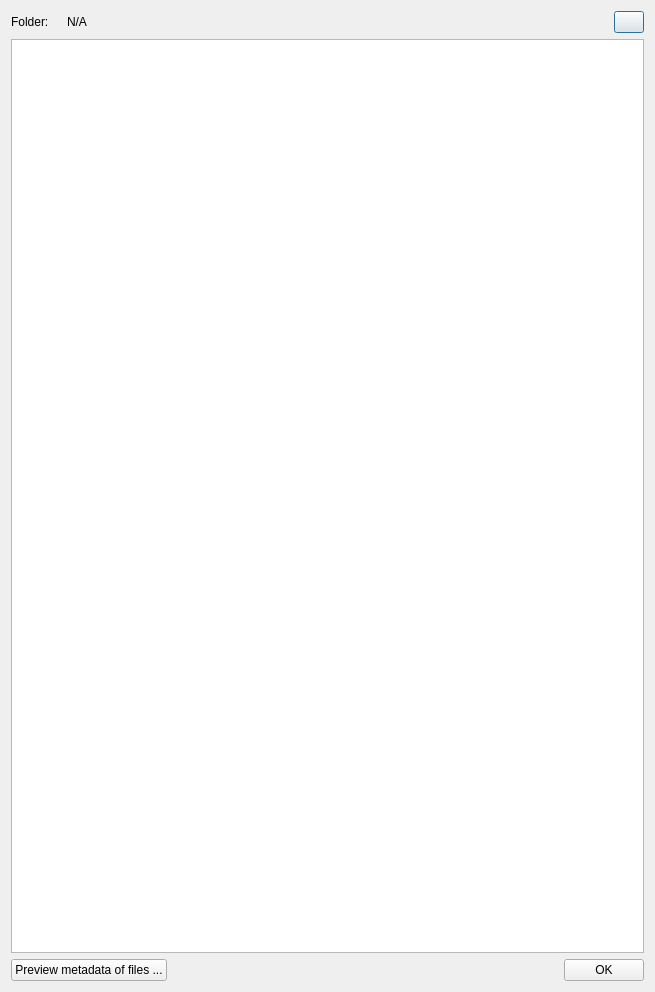
<?xml version="1.0" encoding="UTF-8"?>
<ui version="4.0">
 <class>Dialog</class>
 <widget class="QDialog" name="Dialog">
  <property name="geometry">
   <rect>
    <x>0</x>
    <y>0</y>
    <width>655</width>
    <height>992</height>
   </rect>
  </property>
  <property name="windowTitle">
   <string>Dialog</string>
  </property>
  <layout class="QVBoxLayout" name="verticalLayout">
   <item>
    <layout class="QHBoxLayout" name="horizontalLayout">
     <item>
      <widget class="QLabel" name="label">
       <property name="maximumSize">
        <size>
         <width>50</width>
         <height>16777215</height>
        </size>
       </property>
       <property name="text">
        <string>Folder:</string>
       </property>
      </widget>
     </item>
     <item>
      <widget class="QLabel" name="folder_label">
       <property name="text">
        <string>N/A</string>
       </property>
      </widget>
     </item>
     <item>
      <widget class="QPushButton" name="refresh_pushButton">
       <property name="minimumSize">
        <size>
         <width>30</width>
         <height>0</height>
        </size>
       </property>
       <property name="maximumSize">
        <size>
         <width>30</width>
         <height>16777215</height>
        </size>
       </property>
       <property name="text">
        <string/>
       </property>
      </widget>
     </item>
    </layout>
   </item>
   <item>
    <widget class="QTextEdit" name="log_textEdit"/>
   </item>
   <item>
    <layout class="QHBoxLayout" name="horizontalLayout_2">
     <item>
      <widget class="QPushButton" name="preview_metadata_pushButton">
       <property name="text">
        <string>Preview metadata of files ...</string>
       </property>
      </widget>
     </item>
     <item>
      <spacer name="horizontalSpacer">
       <property name="orientation">
        <enum>Qt::Horizontal</enum>
       </property>
       <property name="sizeHint" stdset="0">
        <size>
         <width>40</width>
         <height>20</height>
        </size>
       </property>
      </spacer>
     </item>
     <item>
      <widget class="QPushButton" name="pushButton">
       <property name="text">
        <string>OK</string>
       </property>
      </widget>
     </item>
    </layout>
   </item>
  </layout>
 </widget>
 <resources/>
 <connections>
  <connection>
   <sender>pushButton</sender>
   <signal>clicked()</signal>
   <receiver>Dialog</receiver>
   <slot>ok_pushed()</slot>
   <hints>
    <hint type="sourcelabel">
     <x>595</x>
     <y>961</y>
    </hint>
    <hint type="destinationlabel">
     <x>425</x>
     <y>951</y>
    </hint>
   </hints>
  </connection>
  <connection>
   <sender>refresh_pushButton</sender>
   <signal>clicked()</signal>
   <receiver>Dialog</receiver>
   <slot>refresh_pushButton_pressed()</slot>
   <hints>
    <hint type="sourcelabel">
     <x>627</x>
     <y>27</y>
    </hint>
    <hint type="destinationlabel">
     <x>327</x>
     <y>495</y>
    </hint>
   </hints>
  </connection>
  <connection>
   <sender>preview_metadata_pushButton</sender>
   <signal>clicked()</signal>
   <receiver>Dialog</receiver>
   <slot>preview_metadata_pushButton_pressed()</slot>
   <hints>
    <hint type="sourcelabel">
     <x>145</x>
     <y>963</y>
    </hint>
    <hint type="destinationlabel">
     <x>288</x>
     <y>964</y>
    </hint>
   </hints>
  </connection>
 </connections>
 <slots>
  <slot>ok_pushed()</slot>
  <slot>refresh_pushButton_pressed()</slot>
  <slot>preview_metadata_pushButton_pressed()</slot>
 </slots>
</ui>
